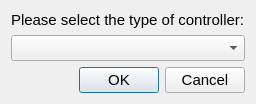
<?xml version="1.0" encoding="UTF-8"?>
<ui version="4.0">
 <class>Dialog</class>
 <widget class="QDialog" name="Dialog">
  <property name="geometry">
   <rect>
    <x>0</x>
    <y>0</y>
    <width>220</width>
    <height>98</height>
   </rect>
  </property>
  <property name="windowTitle">
   <string>Dialog</string>
  </property>
  <layout class="QGridLayout" name="gridLayout">
   <item row="0" column="0">
    <widget class="QLabel" name="label_select">
     <property name="font">
      <font>
       <pointsize>11</pointsize>
      </font>
     </property>
     <property name="text">
      <string>Please select the type of controller:</string>
     </property>
    </widget>
   </item>
   <item row="2" column="0">
    <widget class="QDialogButtonBox" name="button_box">
     <property name="font">
      <font>
       <pointsize>11</pointsize>
      </font>
     </property>
     <property name="orientation">
      <enum>Qt::Horizontal</enum>
     </property>
     <property name="standardButtons">
      <set>QDialogButtonBox::Cancel|QDialogButtonBox::Ok</set>
     </property>
    </widget>
   </item>
   <item row="1" column="0">
    <widget class="QComboBox" name="combo_controller_type">
     <property name="font">
      <font>
       <pointsize>11</pointsize>
      </font>
     </property>
    </widget>
   </item>
  </layout>
 </widget>
 <resources/>
 <connections>
  <connection>
   <sender>button_box</sender>
   <signal>accepted()</signal>
   <receiver>Dialog</receiver>
   <slot>accept()</slot>
   <hints>
    <hint type="sourcelabel">
     <x>248</x>
     <y>254</y>
    </hint>
    <hint type="destinationlabel">
     <x>157</x>
     <y>274</y>
    </hint>
   </hints>
  </connection>
  <connection>
   <sender>button_box</sender>
   <signal>rejected()</signal>
   <receiver>Dialog</receiver>
   <slot>reject()</slot>
   <hints>
    <hint type="sourcelabel">
     <x>316</x>
     <y>260</y>
    </hint>
    <hint type="destinationlabel">
     <x>286</x>
     <y>274</y>
    </hint>
   </hints>
  </connection>
 </connections>
</ui>
